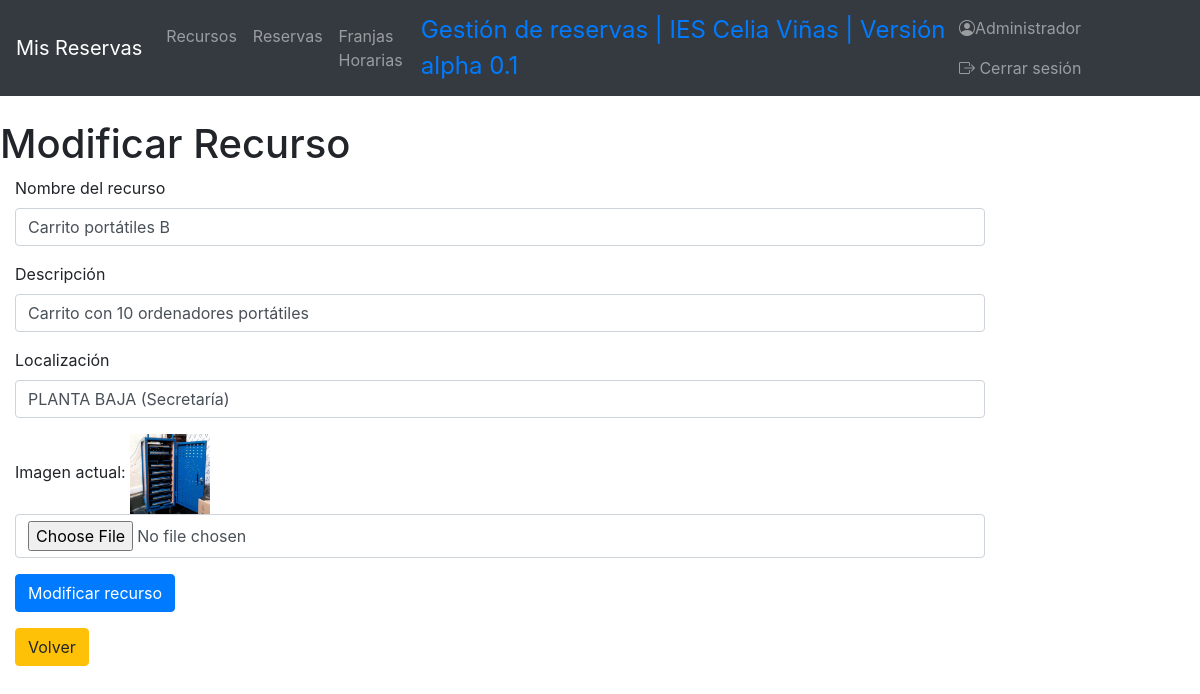
The app's page /index.php?controller=ResourceController&action=formularioModificarResources&id=31 (signed in) with its own data.
### tables this page shows
CREATE TABLE `resources` (
  `id` int(10) UNSIGNED NOT NULL,
  `name` varchar(100) NOT NULL,
  `description` varchar(300) NOT NULL,
  `location` varchar(300) NOT NULL,
  `image` varchar(500) NOT NULL
);

### view.php (called while the page is built)
<?php
class View
{
	public function show($viewName, $data = null)
	{
		include("views/header.php");
		include("views/$viewName.php");
		include("views/footer.php");
	}
}

### index.php (called while the page is built, shortened)
<?php
if (!isset($_REQUEST['action'])) {
        $action = "showLoginForm";
    } else {
        $action = $_REQUEST['action'];
    }
$controller = new $controller();
$controller->$action();

### models/DB.php (called while the page is built, shortened)
<?php
class DB {
    private $db;
    public function __construct() {
        $this->db = new mysqli(DB_HOST, DB_USER, DB_PASSWORD, DB_NAME);
    }
    public function consulta($sql) {
        $arrayResult = array();
        if ($result = $this->db->query($sql)) {
            while($fila = $result->fetch_object()) {
                $arrayResult[] = $fila;
            }
        } else {
            $arrayResult = null;
        }
        return $arrayResult;
    }
}

### models/resource.php (called while the page is built, shortened)
<?php
     include_once("DB.php");
    class Resource {
        private $db;
        public function __construct() {
            $this->db = new DB;
        }
        public function get($id) {
            $result = $this->db->consulta("SELECT * FROM resources WHERE resources.id = '$id'");
            return $result;
        }
    }

### views/resources/formularioModificarResources.php (the view)
<?php
$resources = $data['resources'][0];
echo "<h1>Modificar Recurso</h1>";
echo"<form action = 'index.php' method = 'POST' enctype='multipart/form-data'>
        <div class='col-10'>
                <input type='hidden' name='id' value='$resources->id'>
                <div class='form-group'>
                <label for='name2'>Nombre del recurso</label>
                <input type='text' name='name' value='$resources->name' class='form-control' id='name2' aria-describedby='emailHelp' placeholder='Nombre Recurso'>
                </div>
                <div class='form-group'>
                <label for='desc'>Descripción</label>
                <input type='text' name='description' value='$resources->description' class='form-control' id='desc' placeholder='Descripcion'>
                </div>
                <div class='form-group'>
                <label for='local'>Localización</label>
                <input input type='text' name='location' value='$resources->location' class='form-control' id='local' placeholder='Lugar'>
                </div>
                <div class='form-group'>
                <label for='img'>Imagen actual:&nbsp;</label><a href='".$resources->image."' target='_blank'><img src=".$resources->image." width='80' height='80'></a>
                <input type='file' name='image' value='$resources->image' class='form-control' id='img' placeholder='Imagen del recurso'>
                </div>
                <div class='form-group'>
                <input type='hidden' name='action' value='modificarResources'>
                <input type='hidden' name='controller' value='ResourceController'>
                <button type='submit' class='btn btn-primary'>Modificar recurso</button>
                </div>
                <p><a href='index.php?controller=ResourceController&action=mostrarResources' class='btn btn-warning'>Volver</a></p>
        </div>
  </form>";
?>

### records on screen
resources: name "Carrito portátiles B", description "Carrito con 10 ordenadores portátiles", location "PLANTA BAJA (Secretaría)", image (picture)

### other values on screen
$_SESSION['realname'] "Administrador"
